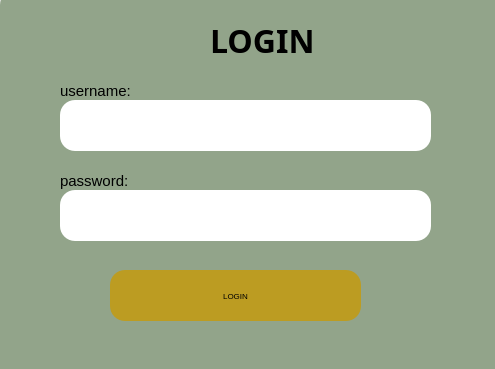
<?xml version="1.0" encoding="UTF-8"?>
<ui version="4.0">
 <class>login</class>
 <widget class="QWidget" name="login">
  <property name="geometry">
   <rect>
    <x>0</x>
    <y>0</y>
    <width>495</width>
    <height>369</height>
   </rect>
  </property>
  <property name="windowTitle">
   <string>Form</string>
  </property>
  <widget class="QWidget" name="widget" native="true">
   <property name="geometry">
    <rect>
     <x>-10</x>
     <y>-10</y>
     <width>681</width>
     <height>711</height>
    </rect>
   </property>
   <property name="styleSheet">
    <string notr="true">#widget{
border-image:url(:/icon/icons/background.jpg);
}</string>
   </property>
   <widget class="QWidget" name="widget_2" native="true">
    <property name="geometry">
     <rect>
      <x>10</x>
      <y>0</y>
      <width>591</width>
      <height>481</height>
     </rect>
    </property>
    <property name="font">
     <font>
      <pointsize>6</pointsize>
     </font>
    </property>
    <property name="styleSheet">
     <string notr="true">#widget_2{
background-color:#92A48A;
	alternate-background-color: qradialgradient(spread:pad, cx:0.5, cy:0.5, radius:0.5, fx:0.5, fy:0.5, stop:0 rgba(255, 235, 235, 206), stop:0.35 rgba(255, 188, 188, 80), stop:0.4 rgba(255, 162, 162, 80), stop:0.425 rgba(255, 132, 132, 156), stop:0.44 rgba(252, 128, 128, 80), stop:1 rgba(255, 255, 255, 0));
border-radius:15%;

}</string>
    </property>
    <widget class="QLineEdit" name="passwordINP">
     <property name="geometry">
      <rect>
       <x>60</x>
       <y>200</y>
       <width>371</width>
       <height>51</height>
      </rect>
     </property>
     <property name="styleSheet">
      <string notr="true">#passwordINP{
border-radius:15%;
}</string>
     </property>
    </widget>
    <widget class="QPushButton" name="loginButton">
     <property name="geometry">
      <rect>
       <x>110</x>
       <y>280</y>
       <width>251</width>
       <height>51</height>
      </rect>
     </property>
     <property name="styleSheet">
      <string notr="true">#loginButton{
background-color:#BC9C22;
border-radius:15%;
}</string>
     </property>
     <property name="text">
      <string>LOGIN</string>
     </property>
    </widget>
    <widget class="QLineEdit" name="usernameINP">
     <property name="geometry">
      <rect>
       <x>60</x>
       <y>110</y>
       <width>371</width>
       <height>51</height>
      </rect>
     </property>
     <property name="styleSheet">
      <string notr="true">#usernameINP{

border-radius:15%;
}</string>
     </property>
    </widget>
    <widget class="QLabel" name="label_3">
     <property name="geometry">
      <rect>
       <x>60</x>
       <y>80</y>
       <width>111</width>
       <height>41</height>
      </rect>
     </property>
     <property name="font">
      <font>
       <family>Arial</family>
       <pointsize>11</pointsize>
      </font>
     </property>
     <property name="text">
      <string>username:</string>
     </property>
     <property name="pixmap">
      <pixmap resource="../ressouce.qrc">:/icon/icons/username.png</pixmap>
     </property>
    </widget>
    <widget class="QLabel" name="label_4">
     <property name="geometry">
      <rect>
       <x>210</x>
       <y>30</y>
       <width>801</width>
       <height>41</height>
      </rect>
     </property>
     <property name="font">
      <font>
       <family>Bahnschrift SemiBold Condensed</family>
       <pointsize>24</pointsize>
       <weight>75</weight>
       <bold>true</bold>
       <underline>false</underline>
      </font>
     </property>
     <property name="styleSheet">
      <string notr="true">#label_2{
color:#BC9C22;
}</string>
     </property>
     <property name="text">
      <string>LOGIN</string>
     </property>
    </widget>
    <widget class="QLabel" name="label_5">
     <property name="geometry">
      <rect>
       <x>60</x>
       <y>170</y>
       <width>111</width>
       <height>41</height>
      </rect>
     </property>
     <property name="font">
      <font>
       <family>Arial</family>
       <pointsize>11</pointsize>
      </font>
     </property>
     <property name="text">
      <string>password:</string>
     </property>
     <property name="pixmap">
      <pixmap resource="../ressouce.qrc">:/icon/icons/username.png</pixmap>
     </property>
    </widget>
    <widget class="QLabel" name="resultLabel">
     <property name="geometry">
      <rect>
       <x>40</x>
       <y>350</y>
       <width>391</width>
       <height>20</height>
      </rect>
     </property>
     <property name="styleSheet">
      <string notr="true">#resultLabel{
color:#fff;
}</string>
     </property>
     <property name="text">
      <string/>
     </property>
    </widget>
   </widget>
  </widget>
 </widget>
 <resources>
  <include location="../ressouce.qrc"/>
  <include location="../ressouce.qrc"/>
 </resources>
 <connections/>
</ui>
